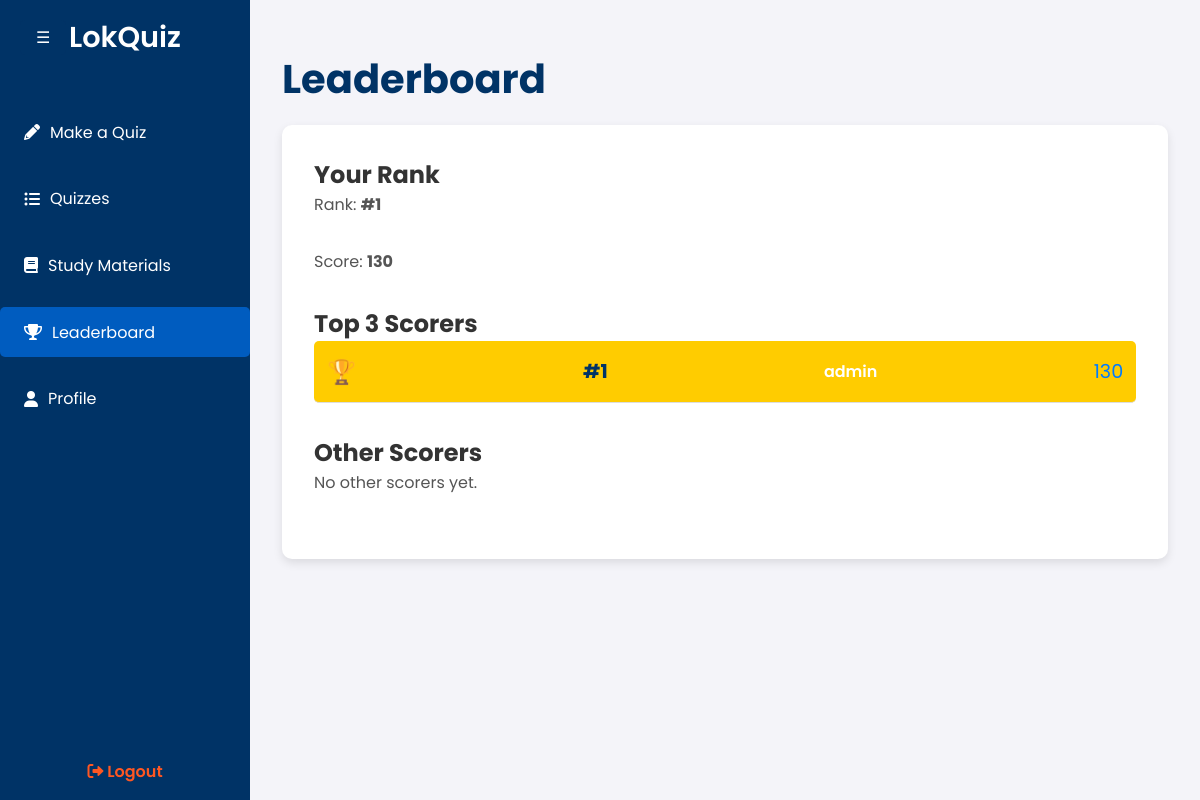
Page /leaderboard/ (signed in) on the earlier database version.
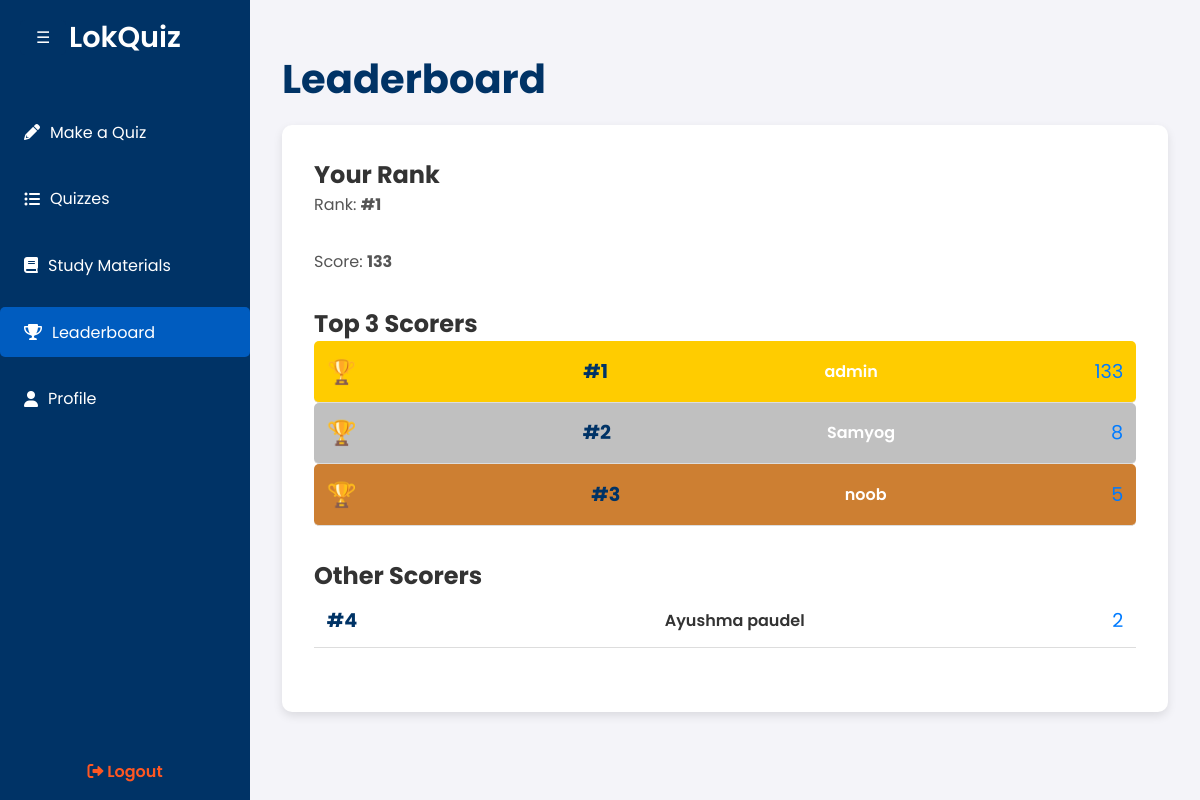
Same page on the later database version.
### home/models.py (models this page shows, shortened)
class Score(models.Model):
    user = models.ForeignKey(User, on_delete=models.CASCADE)
    score = models.IntegerField(default=0)

### home/views.py (the view)
# urls.py: path('leaderboard/',views.leaderboard, name='leaderboard_page'),
@login_required(login_url='/login/')
def leaderboard(request):
    scores = Score.objects.select_related('user').order_by('-score')
    top_scorers = scores[:3]
    other_scorers = scores[3:23]
    user_rank = None
    user_score = None
    for index, score in enumerate(scores, start=1):
        if score.user == request.user:
            user_rank = index
            user_score = score.score
            break
    return render(request, 'home/leaderboard.html', {
        'top_scorers': top_scorers,
        'other_scorers': other_scorers,
        'user_rank': user_rank,
        'user_score': user_score,
    })

### home/templates/home/leaderboard.html (shortened to what this page needs)
<!DOCTYPE html>
<html lang="en">
<head>
    {% load static %}
    <link href="https://cdnjs.cloudflare.com/ajax/libs/font-awesome/6.0.0-beta3/css/all.min.css" rel="stylesheet">
</head>
<body>
    <button class="toggle-btn" onclick="toggleSidebar()">☰</button>
    <div class="sidebar">
        <a href="/dashboard/" class="logo">LokQuiz</a>
        <ul>
            <li><a href="/makequiz/"><i class="fas fa-pencil-alt"></i> Make a Quiz</a></li>
            <li><a href="/quizzes/"><i class="fas fa-list-ul"></i> Quizzes</a></li>
            <li><a href="/materials/"><i class="fas fa-book"></i> Study Materials</a></li>
            <li class="active"><a href="/leaderboard/"><i class="fas fa-trophy"></i> Leaderboard</a></li>
            <li><a href="/profile/"><i class="fas fa-user"></i> Profile</a></li>
        </ul>
        <div class="logout">
            <a href="#" onclick="confirmLogout(event)"><i class="fas fa-sign-out-alt"></i> Logout</a>
        </div>
    </div>
    <div class="main-content">
        <h1>Leaderboard</h1>
    <div class="leaderboard">
        {% if user_rank %}
            <div class="user-rank">
                <h2>Your Rank</h2>
                <p>Rank: <strong>#{{ user_rank }}</strong></p>
                <p>Score: <strong>{{ user_score }}</strong></p>
            </div>
        {% else %}
            <div class="user-rank">
                <h2>Your Rank</h2>
                <p>You haven't scored yet!</p>
            </div>
        {% endif %}
        <div class="top-scorers">
            <h2>Top 3 Scorers</h2>
            {% for scorer in top_scorers %}
                <div class="scorer rank-{{ forloop.counter }}">
                    <span class="rank-icon">🏆</span>
                    <span class="rank">#{{ forloop.counter }}</span>
                    <span class="name">{{ scorer.user.username }}</span>
                    <span class="score">{{ scorer.score }}</span>
                </div>
            {% endfor %}
        </div>
        <div class="other-scorers">
            <h2>Other Scorers</h2>
            {% for scorer in other_scorers %}
                <div class="scorer">
                    <span class="rank">#{{ forloop.counter|add:3 }}</span>
                    <span class="name">{{ scorer.user.username }}</span>
                    <span class="score">{{ scorer.score }}</span>
                </div>
            {% empty %}
                <p>No other scorers yet.</p>
            {% endfor %}
        </div>
    </div>
    </div>
</body>
</html>

Differences in the rows shown:
changed Score "admin": score "130" → "133"
added Score: user.username "Samyog", score "8", shown under "Top 3 Scorers"
added Score: user.username "noob", score "5", shown under "Top 3 Scorers"
added Score: user.username "Ayushma paudel", score "2", shown under "Other Scorers"
Other differences:
{{ user_score }}: "130" → "133"
text no longer shown: "No other scorers yet."
